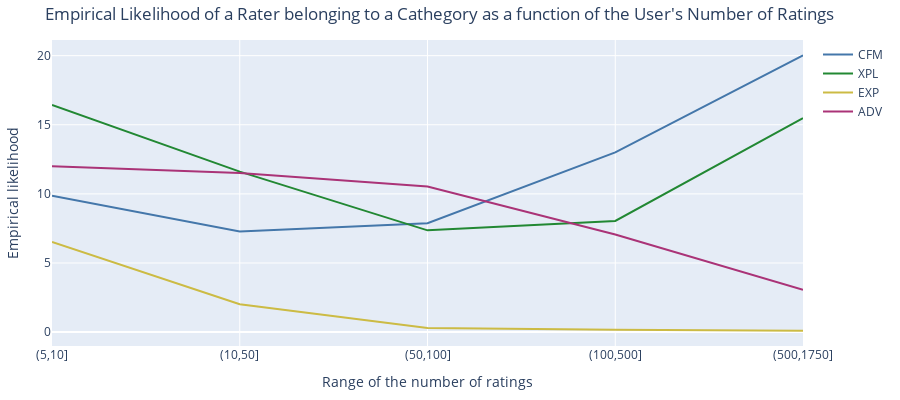

The code cell stored with this chart in its notebook:
### Code cell
n_ratings_intervals = [users_df.n_ratings.min(), 10, 50, 100, 500, 1750]

percs={
    "CFM_p": [],
    "XPL_p": [],
    "EXP_p": [],
    "ADV_p": []
}
bounds=[]

for i in range(1, len(n_ratings_intervals)):
    if i == 1:
        lowerbound = users_df.n_ratings.min()
    else:
        lowerbound = n_ratings_intervals[i-1]
    upperbound = n_ratings_intervals[i]
    bounds.append("(%d,%d]"%(lowerbound, upperbound))
    
    users_in_interval_df = users_df.query("@lowerbound < n_ratings and n_ratings <= @upperbound")
    
    percs["CFM_p"].append(users_in_interval_df['is_cfm'].mean()*100)
    percs["EXP_p"].append(users_in_interval_df['is_exp'].mean()*100)
    percs["XPL_p"].append(users_in_interval_df['is_xpl'].mean()*100)
    percs["ADV_p"].append(users_in_interval_df['is_adv'].mean()*100)
    
p_by_n_ratings_df = pd.DataFrame(
    data={"bounds": bounds, 
          "CFM_p": percs["CFM_p"], 
          "XPL_p": percs["XPL_p"], 
          "EXP_p": percs["EXP_p"],
          "ADV_p": percs["ADV_p"]
          })

fig1 = go.Figure()

for name in percs.keys():
    catname = name.split("_")[0]
    fig1.add_scatter(
        x=p_by_n_ratings_df.bounds.values,
        y=p_by_n_ratings_df[name].values,
        name=catname,
        mode="lines",
        marker_color=CMAP[catname])

fig1.update_layout(
    title_text="Empirical Likelihood of a Rater belonging to a Cathegory as a function of the User's Number of Ratings",
    yaxis_title="Empirical likelihood",
    xaxis_title="Range of the number of ratings",
    
    barmode='stack',
    
    width=900, height=400,
    margin=dict(l=20, r=20, t=40, b=40),
    #paper_bgcolor="rgba(0,0,0,0)",
    #plot_bgcolor="rgba(0,0,0,0)"
    )    

fig1.show()

### Figure 1 — Plotly figure (JSON) as saved in the notebook; plotly's stock layout.template omitted (floating-point values rounded to 4 significant figures)
{"data": [{"marker": {"color": "#4477AA"}, "mode": "lines", "name": "CFM", "type": "scatter", "x": ["(5,10]", "(10,50]", "(50,100]", "(100,500]", "(500,1750]"], "y": [9.86, 7.282, 7.873, 13.01, 20.03]}, {"marker": {"color": "#228833"}, "mode": "lines", "name": "XPL", "type": "scatter", "x": ["(5,10]", "(10,50]", "(50,100]", "(100,500]", "(500,1750]"], "y": [16.44, 11.61, 7.362, 8.043, 15.48]}, {"marker": {"color": "#CCBB44"}, "mode": "lines", "name": "EXP", "type": "scatter", "x": ["(5,10]", "(10,50]", "(50,100]", "(100,500]", "(500,1750]"], "y": [6.519, 2.021, 0.3034, 0.1648, 0.1011]}, {"marker": {"color": "#AA3377"}, "mode": "lines", "name": "ADV", "type": "scatter", "x": ["(5,10]", "(10,50]", "(50,100]", "(100,500]", "(500,1750]"], "y": [12.0, 11.51, 10.54, 7.065, 3.068]}], "layout": {"barmode": "stack", "height": 400, "margin": {"b": 40, "l": 20, "r": 20, "t": 40}, "title": {"text": "Empirical Likelihood of a Rater belonging to a Cathegory as a function of the User's Number of Ratings"}, "width": 900, "xaxis": {"title": {"text": "Range of the number of ratings"}}, "yaxis": {"title": {"text": "Empirical likelihood"}}}}
